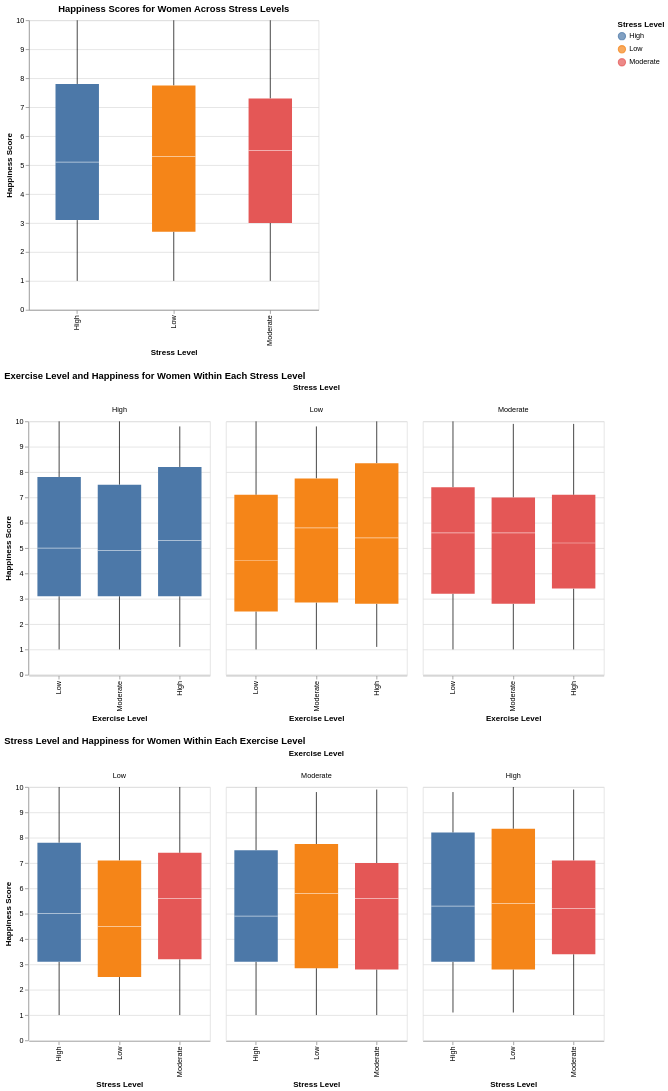

The cell this chart's notebook holds for it:
### Code cell
final_chart = chart1 & chart2 & chart3
final_chart

### Figure 1 — Vega-Lite specification as saved in the notebook (floating-point values rounded to 4 significant figures; data arrays with more than 128 entries replaced by an {"elided": "..."} marker saying what was removed)
{"config": {"view": {"continuousWidth": 300, "continuousHeight": 300}}, "vconcat": [{"mark": {"type": "boxplot", "size": 60}, "encoding": {"color": {"field": "Stress Level", "type": "nominal"}, "tooltip": [{"field": "Stress Level", "type": "nominal"}, {"field": "Happiness Score", "type": "quantitative"}], "x": {"field": "Stress Level", "title": "Stress Level", "type": "nominal"}, "y": {"field": "Happiness Score", "title": "Happiness Score", "type": "quantitative"}}, "height": 400, "title": "Happiness Scores for Women Across Stress Levels", "width": 400}, {"mark": {"type": "boxplot", "size": 60}, "encoding": {"color": {"field": "Stress Level", "title": "Stress Level", "type": "nominal"}, "column": {"field": "Stress Level", "title": "Stress Level", "type": "nominal"}, "tooltip": [{"field": "Exercise Level", "type": "nominal"}, {"field": "Happiness Score", "type": "quantitative"}, {"field": "Stress Level", "type": "nominal"}], "x": {"field": "Exercise Level", "sort": ["Low", "Moderate", "High"], "title": "Exercise Level", "type": "nominal"}, "y": {"field": "Happiness Score", "title": "Happiness Score", "type": "quantitative"}}, "height": 350, "title": "Exercise Level and Happiness for Women Within Each Stress Level", "width": 250}, {"mark": {"type": "boxplot", "size": 60}, "encoding": {"color": {"field": "Stress Level", "title": "Stress Level", "type": "nominal"}, "column": {"field": "Exercise Level", "sort": ["Low", "Moderate", "High"], "title": "Exercise Level", "type": "nominal"}, "tooltip": [{"field": "Exercise Level", "type": "nominal"}, {"field": "Happiness Score", "type": "quantitative"}, {"field": "Stress Level", "type": "nominal"}], "x": {"field": "Stress Level", "title": "Stress Level", "type": "nominal"}, "y": {"field": "Happiness Score", "title": "Happiness Score", "type": "quantitative"}}, "height": 350, "title": "Stress Level and Happiness for Women Within Each Exercise Level", "width": 250}], "data": {"name": "data-57d13b237b02068d48295fc95255d8a2"}, "$schema": "https://vega.github.io/schema/vega-lite/v6.1.0.json", "datasets": {"data-57d13b237b02068d48295fc95255d8a2": {"elided": "1024 records"}}}
